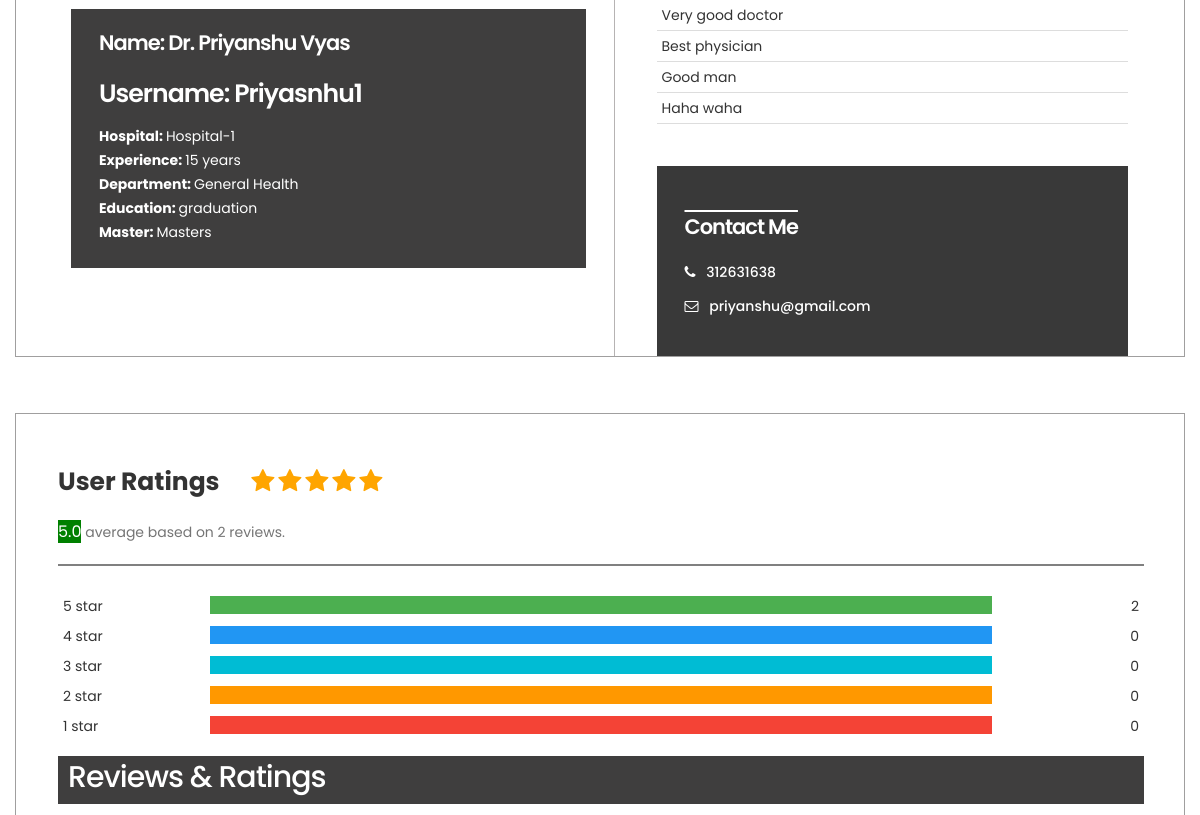
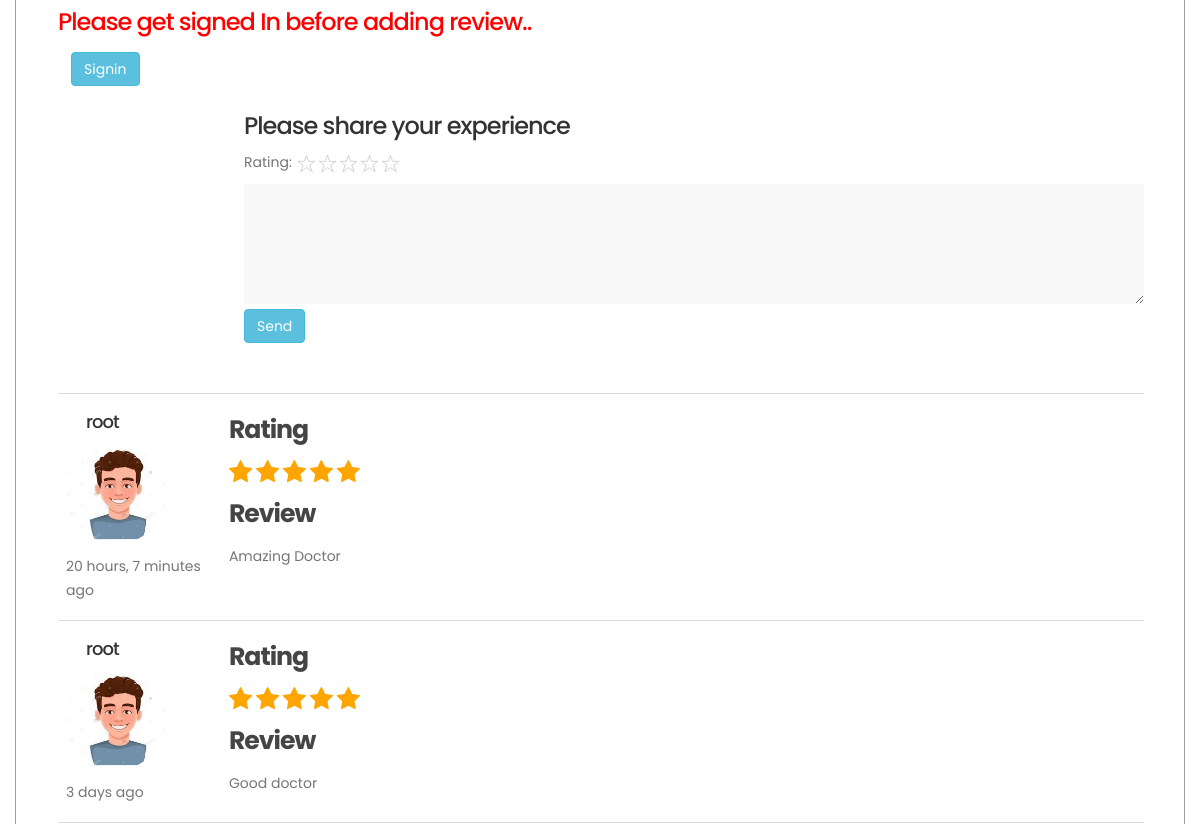
Before: /doctorProfile/2 (middle part) with the older database file (2 pictures, top to bottom).
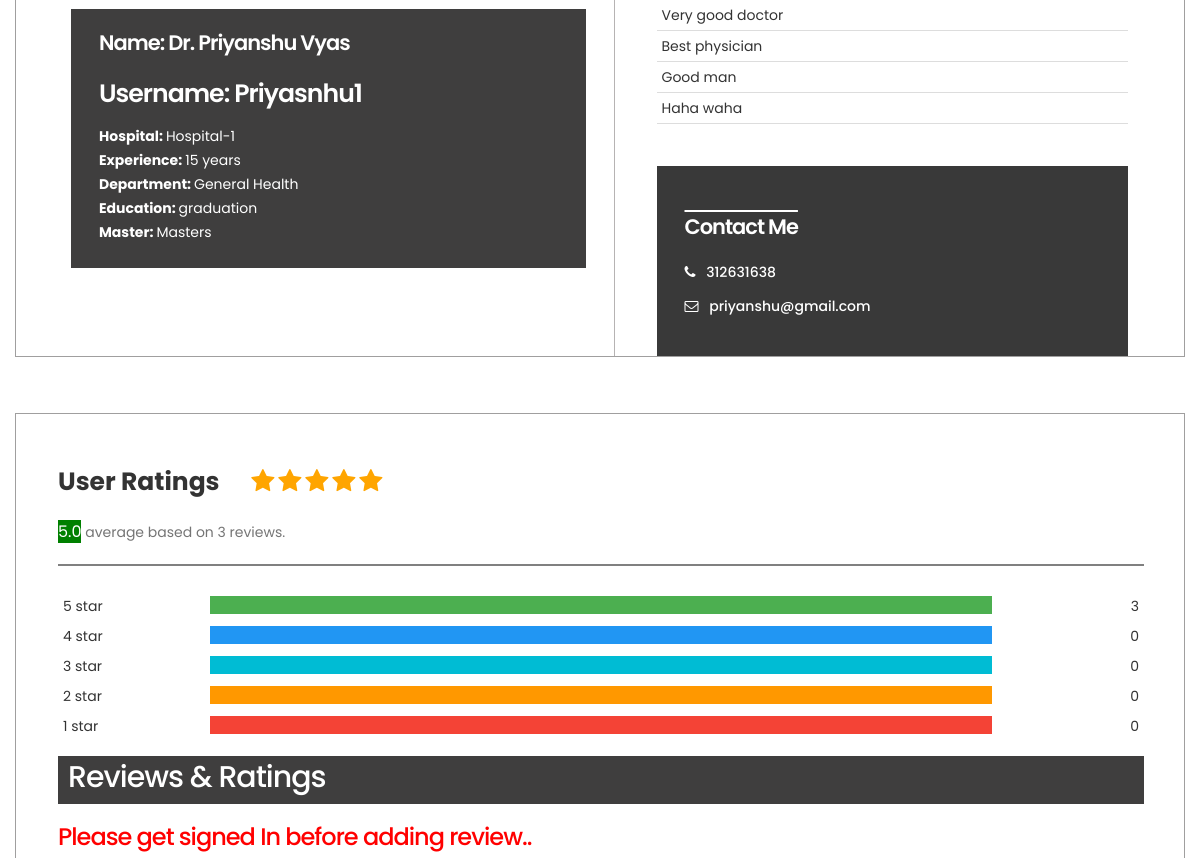
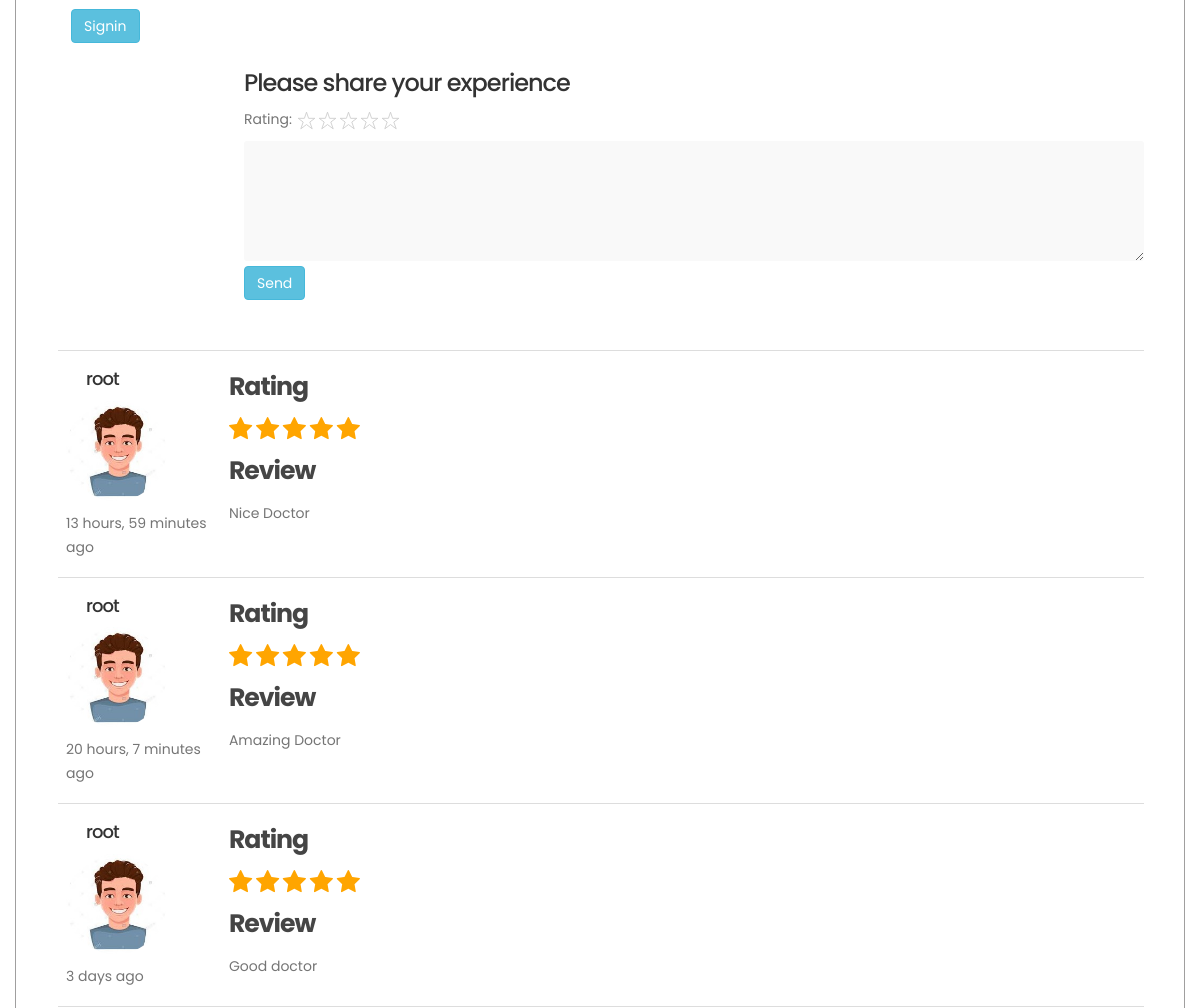
After: the same page with the newer database file (2 pictures, top to bottom).
### main/models.py (models this page shows, shortened)
class Doctor(models.Model):
    FirstName = models.CharField(max_length=150)  # doctor first name
    LastName = models.CharField(max_length=150)   # doctor last name
    Email = models.CharField(max_length=150)      # doctor email
    Username = models.CharField(max_length=150)   # doctor username
    DateOfBirth = models.CharField(max_length=150)
    ProfilePhoto = models.FileField(upload_to="DoctorPhotos/", default="DefaultPhotos/boy_avatar.jpg") # doctor profile photo
    MobileNumber = models.CharField(max_length=13, default="Not available")                                   # doctor phone number
    DoctorLicense = models.FileField(upload_to="DoctorDocuments/")                   # doctor License which is taken by goverment
    YearsOfExperience = models.IntegerField(default=0)                              # Experience year
    Rating = models.DecimalField(max_digits=2, decimal_places = 1, default=0.0)      # doctor rating
    Ratings_stars = models.CharField(max_length=5,default="", blank= True)
    non_stars = models.CharField(max_length=5,default="12345")
    Ratings_count = models.IntegerField(default=0)
    Education = models.CharField(max_length=250, default="Not available")                         #  education  details
    Masters = models.CharField(max_length=250, default="Not available")
    HospitalName = models.CharField(max_length=50)
    HospitalRegisterationNumber = models.CharField(max_length=100)                   # hospital name and all details
    City = models.CharField(max_length=100)
    State = models.IntegerField(choices=States, default=1)
    Pincode = models.CharField(max_length=20)
    Department = models.IntegerField(choices=Department, default=1)
    Description = models.CharField(max_length=150, default="Dear, be strong because your life will be better now. Time does not remain same. You will get well soon!")
    Achievements1 = models.CharField(max_length=50, default="No achievements added recently")
    Achievements2 = models.CharField(max_length=50, default="No achievements added recently")
    Achievements3 = models.CharField(max_length=50, default="No achievements added recently")
    Achievements4 = models.CharField(max_length=50, default="No achievements added recently")
    def __str__(self):
        return self.Username

class DocReview(models.Model):
    doctor=models.ForeignKey(Doctor,on_delete=models.DO_NOTHING)
    star_rating=models.TextField(blank=True)
    non_rating=models.TextField(blank=True)
    review=models.TextField(blank=True)
    user=models.ForeignKey(User,on_delete=models.DO_NOTHING)
    review_date=models.DateTimeField(default=datetime.now,blank=True)

### main/views.py (the view)
# urls.py: path('doctorProfile/<int:doctor_id>',views.doctorProfile,name='doctorProfile'),
def doctorProfile(request,doctor_id):
    doctor=Doctor.objects.get(pk=doctor_id)
    print(doctor)
    queryset_list=DocReview.objects.order_by('-review_date').filter(doctor=doctor)
    five_stars = 0
    for review  in queryset_list:
        if review.star_rating == "12345":
            five_stars = five_stars + 1
    four_stars = 0
    for review  in queryset_list:
        if review.star_rating == "1234":
            four_stars = four_stars + 1
    three_stars = 0
    for review  in queryset_list:
        if review.star_rating == "123":
            three_stars = three_stars + 1
    two_stars = 0
    for review  in queryset_list:
        if review.star_rating == "12":
            two_stars = two_stars + 1
    one_stars = 0
    for review  in queryset_list:
        if review.star_rating == "1":
            one_stars = one_stars + 1
    count=doctor.Ratings_count
    if count!=0:
        five_starPercentage=100/100*count   # (number of 5 stars)
        four_starPercentage=100/100*count   # (number of 5 stars)
        three_starPercentage=100/100*count   # (number of 5 stars)
        two_starPercentage=100/100*count   # (number of 5 stars)
        one_starPercentage=100/100*count   # (number of 5 stars)
    else:
        five_starPercentage=100/100*count   # (number of 5 stars)
        four_starPercentage=100/100*count   # (number of 5 stars)
        three_starPercentage=100/100*count   # (number of 5 stars)
        two_starPercentage=100/100*count   # (number of 5 stars)
        one_starPercentage=100/100*count   # (number of 5 stars)
    rating_count={
        "five_star":five_stars,
        "four_star":four_stars,
        "three_star":three_stars,
        "two_star":two_stars,
        "one_star":one_stars
    }
    ratings_percentage={
        "five_star":five_starPercentage,
        "five_star":four_starPercentage,
        "five_star":three_starPercentage,
        "five_star":two_starPercentage,
        "five_star":one_starPercentage
    }
    dept=Department[doctor.Department-1][1]
    queryset_list=DocReview.objects.order_by('-review_date').filter(doctor=doctor)[:3]
    flag=0
    if request.POST=="POST":
        flag=1
        queryset_list=DocReview.objects.order_by('-review_date').filter(doctor=doctor)[:3]
    if doctor.YearsOfExperience==0:
        exp="Experience of the doctor not given"
    else:
        exp=doctor.YearsOfExperience
    context={
        'doctor':doctor,
        'doctor_reviews':queryset_list,
        'flag':flag,
        'ratings_count':rating_count,
        "ratings_percentage":ratings_percentage,
        "department":dept,
        'experience':exp
    }
    return render(request,'DoctorProfile.html',context)

### templates/DoctorProfile.html (shortened to what the changed rows need)
{% load static %} {% load humanize %}
<!DOCTYPE html>
<html lang="en">
  <head>
    <link rel="stylesheet" href="{% static 'css/bootstrap.min.css' %}" />
    <link rel="stylesheet" href="{% static 'css/font-awesome.min.css' %}" />
    <link rel="stylesheet" href="{% static 'css/animate.css' %}" />
    <link rel="stylesheet" href="{% static 'css/owl.carousel.css' %}" />
    <link
      rel="stylesheet"
      href="{% static 'css/owl.theme.default.min.css' %}"
    />
    <link rel="stylesheet" href="{% static 'css/Doctorprofile.css' %}" />
    <link rel="stylesheet" href="{% static 'css/docter_review.css' %}" />
  </head>
  <body
    id="top"
    data-spy="scroll"
    data-target=".navbar-collapse"
    data-offset="50"
  >
    <section class="profile-details">
      <div class="container">
        <div class="row">
          <div class="col-sm-6 sec1">
            <div class="profile-contact">
              <h3>Name: Dr. {{ doctor.FirstName }} {{ doctor.LastName }}</h3>
              <h4 style="color: white">Username: {{doctor.Username}}</h4>
              <p>
                <b>Hospital: </b>{{ doctor.HospitalName }} <br />
                <b>Experience: </b>{{experience}} years<br />
                <b>Department: </b> {{department}} <br />
                <b>Education: </b>{{ doctor.Education }}<br />
                <b>Master: </b>{{ doctor.Masters }} <br />
              </p>
            </div>
          </div>
          <div class="col-sm-6 sec2">
            <div class="profile-contact">
              <table>
                <tr>
                  <td>{{ doctor.Achievements1 }}</td>
                </tr>
                <tr>
                  <td>{{ doctor.Achievements2 }}</td>
                </tr>
                <tr>
                  <td>{{ doctor.Achievements3 }}</td>
                </tr>
                <tr>
                  <td>{{ doctor.Achievements4 }}</td>
                </tr>
              </table>
              <div class="doctor-contact">
                <p>
                  <i class="fa fa-phone"></i>
                  <a href="#">{{ doctor.MobileNumber }}</a>
                </p>
                <p>
                  <i class="fa fa-envelope-o"></i>
                  <a href="#">{{ doctor.Email }}</a>
                </p>
              </div>
            </div>
          </div>
        </div>
      </div>
      <div class="container" style="padding-right: 40px">
        <div class="row">
          <div class="col-sm-12 sec3">
            <div style="padding-top: 50px">
              <span class="heading"><strong>User Ratings</strong> </span>
              {% for i in doctor.Ratings_stars %}
              <span class="fa fa-star checked"></span>
              {% endfor %}
              <p style="padding-top: 20px">
                <span class="average">{{doctor.Rating}}</span> average based on
                {{doctor.Ratings_count}} reviews.
              </p>
              <hr class="hr-line" />
              <div class="row">
                <div class="side">
                </div>
                <div class="middle">
                </div>
                <div class="side right">
                  <div>{{ratings_count.five_star}}</div>
                </div>
                <div class="side">
                </div>
                <div class="middle">
                </div>
                <div class="side right">
                </div>
                <div class="side">
                </div>
                <div class="middle">
                </div>
                <div class="side right">
                </div>
                <div class="side">
                </div>
                <div class="middle">
                </div>
                <div class="side right">
                </div>
                <div class="side">
                </div>
                <div class="middle">
                </div>
                <div class="side right">
                </div>
              </div>
            </div>
            <h2 class="review-heading h2 strong">Reviews & Ratings</h2>
            <table style="column-width: auto" class="table table-hover">
              {% if doctor_reviews %} {% for review in doctor_reviews %}
              <tr>
                <td>
                  <div>
                    <h4 class="h4" style="padding-left: 20px">
                      {{ review.user.username }}
                    </h4>
                    <img
                      class="avatar"
                      src="{% static 'images/boy_avatar.jpg' %}"
                      alt="profile"
                    />
                  </div>
                  <p style="padding-top: 10px">
                    {{ review.review_date | timesince }} ago
                  </p>
                </td>
                <td style="width: 85%" class="reveiws">
                  <h4><strong>Rating </strong></h4>
                  {% for i in review.star_rating %}
                  <span class="fa fa-star checked"></span>
                  {% endfor %}
                  <h4><strong>Review</strong></h4>
                  <p>{{ review.review }}</p>
                </td>
              </tr>
              {% endfor %}
              {% else %}
              <p class="p">No Reviews added</p>
              {% endif %}
            </table>
            <br />
          </div>
        </div>
      </div>
    </section>
  </body>
</html>

Changed rows visible on the page:
changed Doctor "Priyasnhu1": Ratings_count "2" → "3"
added DocReview: user.username "root", review_date "13 hours, 59 minutes", star_rating "12345" (drawn), review "Nice Doctor"
Other visible differences:
{{ ratings_count.five_star }}: "2" → "3"
